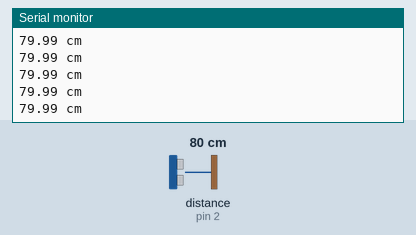
The sketch below on a simulated Arduino Uno, built with avr-gcc and run on an emulated ATmega328P. Parts: the last lines printed to the serial monitor. The inputs (shaded band) are chosen by the test bench; at power-on: distance to the obstacle (sensor on pin 2) 80 cm. The echo pulse lasts 58.3 µs per cm.

Above: at 1.2 s.
1.3 s: distance to the obstacle (sensor on pin 2) set to 2 cm
At 1.38 s:
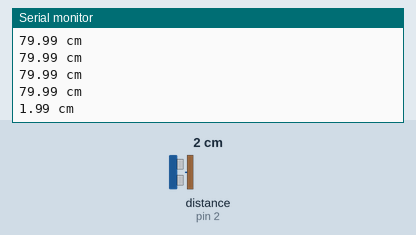
2.8 s: distance to the obstacle (sensor on pin 2) set to 4 cm
At 2.89 s:
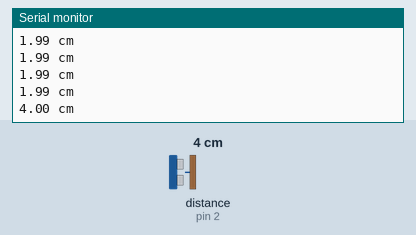
Timing chart, 0 to 5.8 s (numbered marks = the images above; inputs shaded):
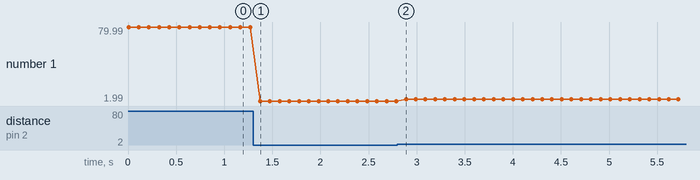

The sketch:

echotest.ino
```cpp
const int trigPin = 1;
const int echoPin = 2;

void setup() {
  Serial.begin(115200);
  pinMode(trigPin, OUTPUT);
  pinMode(echoPin, INPUT);
}

void loop() {
  digitalWrite(trigPin, LOW);
  delayMicroseconds(2);
  digitalWrite(trigPin, HIGH);
  delayMicroseconds(10);
  digitalWrite(trigPin, LOW);

  long duration = pulseIn(echoPin, HIGH, 30000);  // 30 ms timeout
  if (duration == 0) {
    Serial.println("No echo");
  } else {
    float cm = duration * 0.0343 / 2;
    Serial.print(cm);
    Serial.println(" cm");
  }
  delay(100);
}
```

Measured:
- after the input at 1.3 s, the serial monitor: prints a new line after 0.07 s (image 1)
- after the input at 2.8 s, the serial monitor: prints a new line after 0.09 s (image 2)
- plotted number 1: 79.99 → 1.99 after the input at 1.3 s, 1.99 → 4 after the input at 2.8 s
